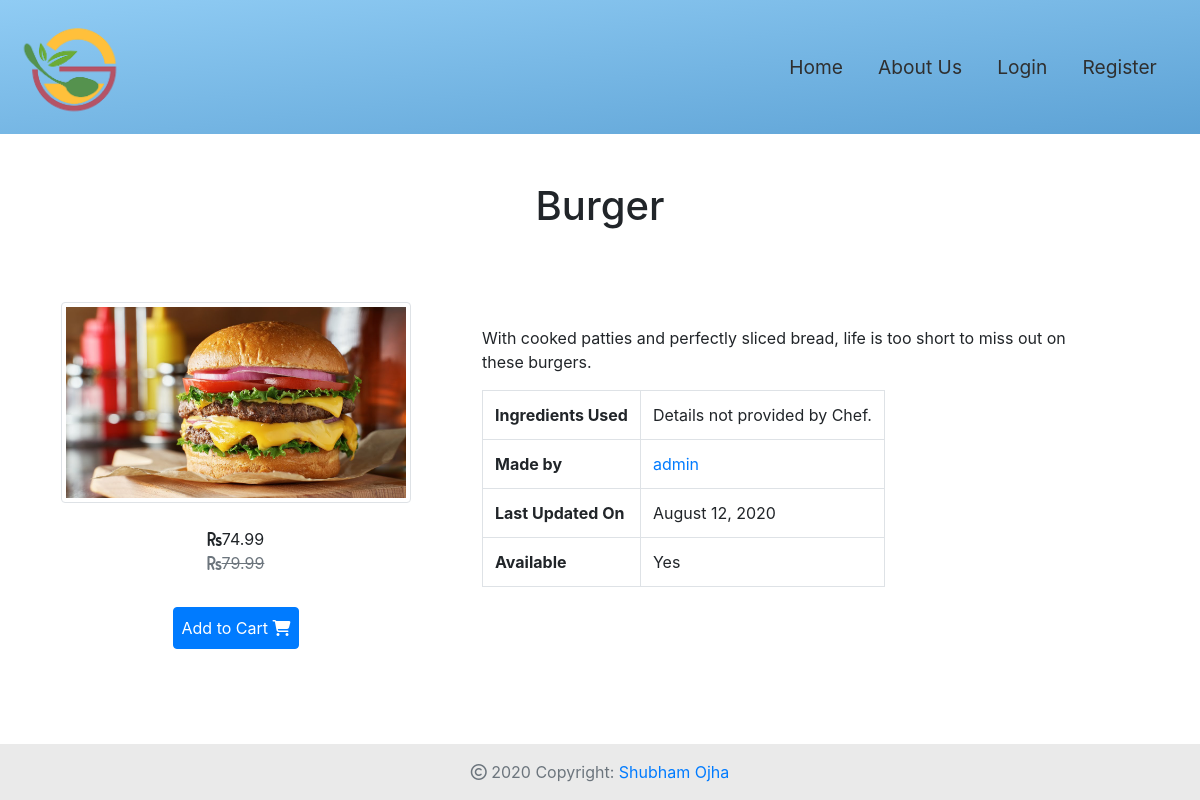
The page /food/5 on the database its author committed.
### food_delivery/models.py (models this page shows, shortened)
class Food( models.Model):
    name = models.CharField( max_length= 75)
    description = models.TextField()
    datePosted = models.DateTimeField( auto_now= True)
    seller = models.ForeignKey( User, on_delete= models.CASCADE, default= 1)
    image = models.ImageField( blank= False, null= True, upload_to= 'foods')
    price = models.DecimalField( max_digits= 5, decimal_places= 2)
    discount = models.DecimalField( max_digits= 5, decimal_places= 2)
    quantity = models.IntegerField( default= 0)
    ingredients = models.TextField( default= 'Details not provided by Chef')
    @property
    def isAvailable( self):
        return self.quantity > 0
    @property
    def actualValue( self):
        return self.price - self.discount

### food_delivery/views.py (the view)
# urls.py: path( 'food/<int:pk>', FoodDetailView.as_view(), name='food-delivery-food-detail'),
class FoodDetailView( DetailView):
    model = Food
    template_name = 'food_delivery/food-detail.html'
    context_object_name = 'food'

### food_delivery/templates/food_delivery/food-detail.html (shortened to what this page needs)
{% extends 'food_delivery/base.html' %}
{% block header %}
	{{ food.name}}
{% endblock header %}
{% block main-content %}
	<div class="row pb-5" >
		<div class="col-lg-4 m-3 text-center">
            <img src="{{ food.image.url }}" alt="Profile Photo of Shubham Ojha" class="rounded img-thumbnail" style="max-height: 500px;">
            <div class="food-price p-4 ">
                <i class="fas fa-rupee-sign"></i>{{ food.actualValue }} <br>
                <span class="text-muted" style="text-decoration:line-through">
                    <i class="fas fa-rupee-sign"></i>{{food.price}}
                </span>
            </div>
            {% if food.isAvailable %}
                <div class="btn btn-primary p-2 m-2">
                    Add to Cart <i class="fas fa-shopping-cart"></i>
                </div>
            {% endif %}
        </div>
        <div class="col-lg-7 py-4 px-4 m-3">
            {{ food.description }} <br>
            <div class="table table-responsive mt-3" >
                <table class="table-hover table-bordered" id="food-info-table">
                    <tbody>
                        <tr>
                            <th scope="row" >Ingredients Used</th>
                            <td >{{food.ingredients}}</td>
                        </tr>
                        <tr>
                            <th scope="row" >Made by</th>
                            <td ><a href="
                                {% if food.seller == user %}
                                    {% url 'users-profile' %}
                                {% else %}
                                    {% url 'users-profile-viewer' food.seller.username %}
                                {% endif %}">{{ food.seller }}</a></td>
                        </tr>
                        <tr>
                            <th scope="row" >Last Updated On</th>
                            <td >{{ food.datePosted|date:'F d, Y' }}</td>
                        </tr>
                        <tr>
                            <th scope="row" >Available</th>
                            <td >{% if food.isAvailable %} Yes {% else %} No <i class="far fa-frown-open"></i> Please come back later to check if its available {% endif %}</td>
                        </tr>
                    </tbody>
                </table>
            </div>
        </div>
    </div>
{% endblock main-content %}

### rows shown on the page
Food: name "Burger", image (picture), actualValue "74.99", price "79.99", description "With cooked patties and perfectly sliced bread, life is too short to miss out on these burgers.", ingredients "Details not provided by Chef.", seller "admin", datePosted "August 12, 2020"
